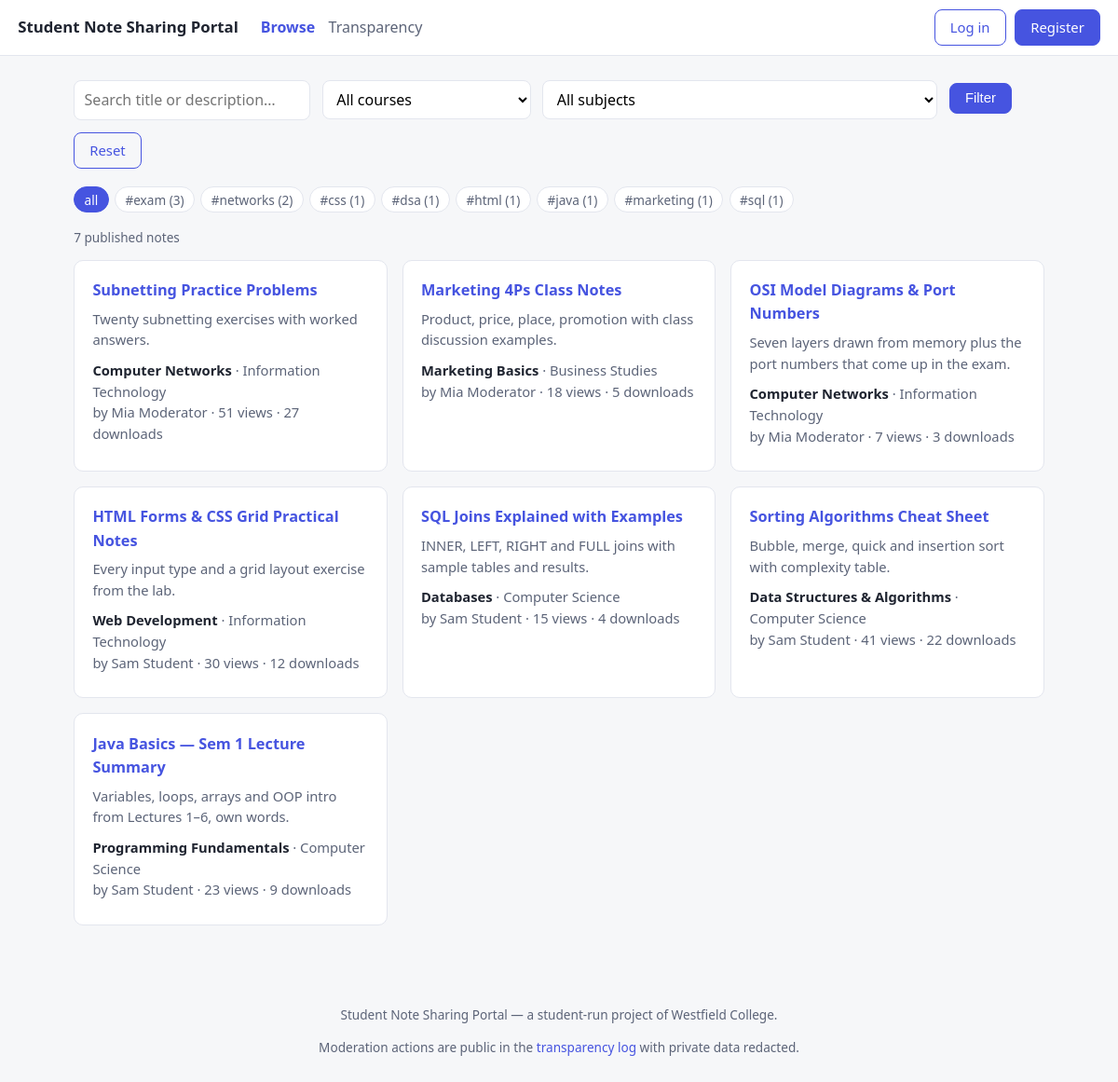
/student-note-portal/index.php, run on the app's committed database.
### tables this page shows
CREATE TABLE notes (
  id                 INT UNSIGNED AUTO_INCREMENT PRIMARY KEY,
  uploader_id        INT UNSIGNED NOT NULL,
  subject_id         INT UNSIGNED NOT NULL,
  title              VARCHAR(200) NOT NULL,
  description        TEXT,
  status             ENUM('draft','pending','published','rejected','removed')
                       NOT NULL DEFAULT 'pending',
  file_ref           VARCHAR(64) NOT NULL,
  original_name      VARCHAR(255) NOT NULL,
  mime               VARCHAR(100) NOT NULL,
  size_bytes         INT UNSIGNED NOT NULL,
  ownership_attested TINYINT(1) NOT NULL,
  view_count         INT UNSIGNED NOT NULL DEFAULT 0,
  download_count     INT UNSIGNED NOT NULL DEFAULT 0,
  created_at         TIMESTAMP NOT NULL DEFAULT CURRENT_TIMESTAMP,
  published_at       TIMESTAMP NULL,
  FOREIGN KEY (uploader_id) REFERENCES users(id),
  FOREIGN KEY (subject_id) REFERENCES subjects(id),
  INDEX notes_status_created_idx (status, created_at),
  INDEX notes_subject_idx (subject_id),
  FULLTEXT KEY notes_search_idx (title, description),
  CONSTRAINT notes_title_len CHECK (CHAR_LENGTH(title) BETWEEN 3 AND 200),
  CONSTRAINT notes_attested CHECK (ownership_attested = 1)
);

CREATE TABLE subjects (
  id        INT UNSIGNED AUTO_INCREMENT PRIMARY KEY,
  course_id INT UNSIGNED NOT NULL,
  name      VARCHAR(150) NOT NULL,
  UNIQUE KEY subjects_course_name_uq (course_id, name),
  FOREIGN KEY (course_id) REFERENCES courses(id) ON DELETE CASCADE
);

CREATE TABLE courses (
  id             INT UNSIGNED AUTO_INCREMENT PRIMARY KEY,
  institution_id INT UNSIGNED NOT NULL,
  name           VARCHAR(150) NOT NULL,
  UNIQUE KEY courses_inst_name_uq (institution_id, name),
  FOREIGN KEY (institution_id) REFERENCES institutions(id)
);

CREATE TABLE users (
  id              INT UNSIGNED AUTO_INCREMENT PRIMARY KEY,
  institution_id  INT UNSIGNED NOT NULL,
  email           VARCHAR(150) NOT NULL UNIQUE,
  password_hash   VARCHAR(255) NOT NULL,
  display_name    VARCHAR(100) NOT NULL,
  role            ENUM('student','moderator','admin') NOT NULL DEFAULT 'student',
  created_at      TIMESTAMP NOT NULL DEFAULT CURRENT_TIMESTAMP,
  FOREIGN KEY (institution_id) REFERENCES institutions(id)
);

### student-note-portal/includes/functions.php (called while the page is built, shortened)
<?php
function e(mixed $value): string
{
    return htmlspecialchars((string) $value, ENT_QUOTES, 'UTF-8');
}

### student-note-portal/includes/auth.php (called while the page is built, shortened)
<?php
require_once __DIR__ . '/db.php';
require_once __DIR__ . '/functions.php';
function current_user(): ?array
{
    $id = filter_var($_SESSION['user_id'] ?? null, FILTER_VALIDATE_INT);
    if (! $id) {
        return $GLOBALS['op_user'] = null;
    }
    $row = query('SELECT id, email, display_name, role, institution_id FROM users WHERE id = ?', [$id])->fetch();
    return $GLOBALS['op_user'] = $row ?: null;
}

### student-note-portal/includes/db.php (called while the page is built, shortened)
<?php
function db(): PDO
{
    static $pdo = null;
    if ($pdo instanceof PDO) {
        return $pdo;
    }
    $dsn = 'mysql:host=' . DB_HOST . ';dbname=' . DB_NAME . ';charset=utf8mb4';
    $pdo = new PDO($dsn, DB_USER, DB_PASS, [
        PDO::ATTR_ERRMODE            => PDO::ERRMODE_EXCEPTION,
        PDO::ATTR_DEFAULT_FETCH_MODE => PDO::FETCH_ASSOC,
        PDO::ATTR_EMULATE_PREPARES   => false,
    ]);
    return $pdo;
}
function query(string $sql, array $params = []): PDOStatement
{
    $stmt = db()->prepare($sql);
    $stmt->execute($params);
    return $stmt;
}

### student-note-portal/index.php (the view, shortened to what this page needs)
<?php
require_once __DIR__ . '/includes/auth.php';
$where  = ["n.status = 'published'"];
$params = [];
$q = trim((string) ($_GET['q'] ?? ''));
$subjectId = filter_input(INPUT_GET, 'subject', FILTER_VALIDATE_INT);
$tag = trim((string) ($_GET['tag'] ?? ''));
$baseWhere = implode(' AND ', $where);
$perPage  = 12;
$page     = max(1, (int) ($_GET['page'] ?? 1));
$countRow = query(
    "SELECT COUNT(*) c FROM notes n
     JOIN subjects s ON s.id = n.subject_id
     JOIN courses  co ON co.id = s.course_id
     WHERE $baseWhere",
    $params
)->fetch();
$total    = max(1, (int) $countRow['c']);
$pages    = (int) ceil($total / $perPage);
$page     = min($page, $pages);
$offset   = ($page - 1) * $perPage;
$rows = query(
    "SELECT n.id, n.title, n.description, n.created_at, n.view_count, n.download_count,
            n.original_name, n.size_bytes,
            s.name AS subject, co.name AS course, u.display_name AS uploader
     FROM notes n
     JOIN subjects s ON s.id = n.subject_id
     JOIN courses  co ON co.id = s.course_id
     JOIN users    u  ON u.id  = n.uploader_id
     WHERE $baseWhere
     ORDER BY n.published_at DESC, n.created_at DESC
     LIMIT $perPage OFFSET $offset",
    $params
)->fetchAll();
$tagChips = query(
    "SELECT t.name, COUNT(nt.note_id) AS c
     FROM tags t
     JOIN note_tags nt ON nt.tag_id = t.id
     JOIN notes n ON n.id = nt.note_id AND n.status = 'published'
     GROUP BY t.id, t.name
     ORDER BY c DESC, t.name
     LIMIT 12"
)->fetchAll();
function keep(string ...$pairs): array
{
    $out = [];
    foreach (array_chunk($pairs, 2) as [$k, $v]) {
        if ($v !== '' && $v !== null) {
            $out[$k] = $v;
        }
    }
    return $out;
}
$qs = static function (array $base): string
{
    return '?' . http_build_query($base);
};
require __DIR__ . '/includes/header.php';
?>
<form class="filters" method="get">
  <input type="text" name="q" value="<?= e($q) ?>" placeholder="Search title or description…" aria-label="Search">
  <select name="course" aria-label="Course">
    <option value="">All courses</option>
  </select>
  <select name="subject" aria-label="Subject">
    <option value="">All subjects</option>
  </select>
  <button class="btn">Filter</button>
  <a class="btn btn-sec" href="index.php">Reset</a>
</form>
<?php if ($tagChips): ?>
<div class="chips">
  <a class="chip <?= $tag === '' ? 'on' : '' ?>" href="<?= e($qs(keep('q', $q, 'course', (string) ($_GET['course'] ?? ''), 'subject', (string) $subjectId))) ?>">all</a>
  <?php foreach ($tagChips as $tc): ?>
    <a class="chip <?= $tag === $tc['name'] ? 'on' : '' ?>"
       href="<?= e($qs(keep('q', $q, 'course', (string) ($_GET['course'] ?? ''), 'subject', (string) $subjectId, 'tag', $tc['name']))) ?>">
      #<?= e($tc['name']) ?> (<?= (int) $tc['c'] ?>)
    </a>
  <?php endforeach; ?>
</div>
<?php endif; ?>
<p class="meta"><?= (int) $total ?> published note<?= $total === 1 ? '' : 's' ?></p>
<?php if (! $rows): ?>
  <div class="card">
    <p>No notes match. Try a different search or clear the filters.</p>
    <?php if (is_logged_in()): ?>
      <p><a class="btn" href="upload.php">Upload the first one</a></p>
    <?php endif; ?>
  </div>
<?php else: ?>
  <div class="grid">
    <?php foreach ($rows as $r): ?>
      <article class="card note-card">
        <h3><a href="note.php?id=<?= (int) $r['id'] ?>"><?= e($r['title']) ?></a></h3>
        <p><?= e(mb_strimwidth((string) ($r['description'] ?? ''), 0, 110, '…')) ?></p>
        <p class="meta">
          <b><?= e($r['subject']) ?></b> · <?= e($r['course']) ?><br>
          by <?= e($r['uploader']) ?> ·
          <?= (int) $r['view_count'] ?> views · <?= (int) $r['download_count'] ?> downloads
        </p>
      </article>
    <?php endforeach; ?>
  </div>
<?php endif; ?>
<?php require __DIR__ . '/includes/footer.php'; ?>

### student-note-portal/includes/header.php (shortened to what this page needs)
<?php
require_once __DIR__ . '/auth.php';
$user    = current_user();
?>
<!DOCTYPE html>
<html lang="en">
<head>
<link rel="stylesheet" href="assets/style.css">
</head>
<body>
<header class="topbar">
  <a class="brand" href="index.php"><?= e(APP_NAME) ?></a>
  <nav>
    <a href="index.php" class="<?= basename($_SERVER['PHP_SELF']) === 'index.php' ? 'active' : '' ?>">Browse</a>
    <a href="transparency.php" class="<?= basename($_SERVER['PHP_SELF']) === 'transparency.php' ? 'active' : '' ?>">Transparency</a>
  </nav>
  <div class="account">
    <?php if ($user): ?>
      <span class="who"><?= e($user['display_name']) ?> <em class="badge badge-role"><?= e($user['role']) ?></em></span>
      <a class="btn btn-sec" href="logout.php">Log out</a>
    <?php else: ?>
      <a class="btn btn-sec" href="login.php">Log in</a>
      <a class="btn" href="register.php">Register</a>
    <?php endif; ?>
  </div>
</header>
<main class="wrap">

### student-note-portal/includes/footer.php
</main>
<footer class="foot">
  <p><?= e(APP_NAME) ?> — a student-run project of Westfield College.</p>
  <p>Moderation actions are public in the <a href="transparency.php">transparency log</a> with private data redacted.</p>
</footer>
</body>
</html>

### student-note-portal/assets/style.css (style rules this page uses)
:root { --bg: #f6f7f9; --card: #ffffff; --ink: #1f2430; --muted: #68708a26; --muted-text: #5c6478; --brand: #4654e0; --brand-dark: #3a45c4; --ok: #178a4c; --bad: #c0392b; --warn: #b7791f; --line: #e3e6ee; }
* { box-sizing: border-box; }
body { margin: 0; font: 16px/1.55 "Segoe UI", system-ui, -apple-system, sans-serif; color: var(--ink); background: var(--bg); }
a { color: var(--brand); text-decoration: none; }
.topbar { display: flex; align-items: center; gap: 1.5rem; padding: .6rem 1.2rem; background: var(--card); border-bottom: 1px solid var(--line); position: sticky; top: 0; z-index: 5; }
.brand { font-weight: 700; font-size: 1.05rem; color: var(--ink); }
.topbar nav { display: flex; gap: .9rem; flex: 1; flex-wrap: wrap; }
.topbar nav a { color: var(--muted-text); padding: .25rem 0; }
.topbar nav a.active { color: var(--brand); font-weight: 600; }
.account { display: flex; gap: .6rem; align-items: center; }
.wrap { max-width: 1080px; margin: 1.4rem auto 3rem; padding: 0 1.2rem; }
.card { background: var(--card); border: 1px solid var(--line); border-radius: 10px; padding: 1rem 1.2rem; }
.grid { display: grid; grid-template-columns: repeat(auto-fill, minmax(280px, 1fr)); gap: 1rem; }
.note-card h3 { margin: .2rem 0 .4rem; font-size: 1.02rem; }
.note-card p { color: var(--muted-text); font-size: .92rem; margin: 0 0 .6rem; }
.meta { color: var(--muted-text); font-size: .85rem; }
.meta b { color: var(--ink); font-weight: 600; }
.btn { display: inline-block; padding: .45rem 1rem; border-radius: 8px; background: var(--brand); color: #fff; border: 1px solid var(--brand); font-size: .93rem; cursor: pointer; text-decoration: none; }
.btn-sec { background: transparent; color: var(--brand); }
input[type=text], input[type=email], input[type=password], select, textarea { width: 100%; max-width: 560px; padding: .5rem .65rem; margin-top: .25rem; border: 1px solid var(--line); border-radius: 8px; font: inherit; background: #fff; }
.filters { display: flex; gap: .8rem; flex-wrap: wrap; align-items: center; margin-bottom: 1.2rem; }
.filters select, .filters input { width: auto; min-width: 160px; }
.chips { display: flex; gap: .4rem; flex-wrap: wrap; margin-bottom: 1rem; }
.chip { padding: .15rem .65rem; border: 1px solid var(--line); border-radius: 999px; font-size: .85rem; color: var(--muted-text); background: var(--card); }
.chip.on { background: var(--brand); color: #fff; border-color: var(--brand); }
.foot { text-align: center; color: var(--muted-text); font-size: .85rem; padding: 1.5rem 0 2.5rem; }

### data on the page
notes: title "Subnetting Practice Problems", description "Twenty subnetting exercises with worked answers.", subject.name "Computer Networks", courses.name "Information Technology", uploader.display_name "Mia Moderator", view_count "51", download_count "27"
notes: title "Marketing 4Ps Class Notes", description "Product, price, place, promotion with class discussion examples.", subject.name "Marketing Basics", courses.name "Business Studies", uploader.display_name "Mia Moderator", view_count "18", download_count "5"
notes: title "OSI Model Diagrams & Port Numbers", description "Seven layers drawn from memory plus the port numbers that come up in the exam.", subject.name "Computer Networks", courses.name "Information Technology", uploader.display_name "Mia Moderator", view_count "7", download_count "3"
notes: title "HTML Forms & CSS Grid Practical Notes", description "Every input type and a grid layout exercise from the lab.", subject.name "Web Development", courses.name "Information Technology", uploader.display_name "Sam Student", view_count "30", download_count "12"
notes: title "SQL Joins Explained with Examples", description "INNER, LEFT, RIGHT and FULL joins with sample tables and results.", subject.name "Databases", courses.name "Computer Science", uploader.display_name "Sam Student", view_count "15", download_count "4"
notes: title "Sorting Algorithms Cheat Sheet", description "Bubble, merge, quick and insertion sort with complexity table.", subject.name "Data Structures & Algorithms", courses.name "Computer Science", uploader.display_name "Sam Student", view_count "41", download_count "22"
notes: title "Java Basics — Sem 1 Lecture Summary", description "Variables, loops, arrays and OOP intro from Lectures 1–6, own words.", subject.name "Programming Fundamentals", courses.name "Computer Science", uploader.display_name "Sam Student", view_count "23", download_count "9"

### other printed values
APP_NAME "Student Note Sharing Portal"
$tc['name'] "exam"
$tc['c'] "3"
$tc['name'] "networks"
$tc['c'] "2"
$tc['name'] "css"
$tc['c'] "1"
$tc['name'] "dsa"
$tc['name'] "html"
$tc['name'] "java"
$tc['name'] "marketing"
$tc['name'] "sql"
$total "7"
